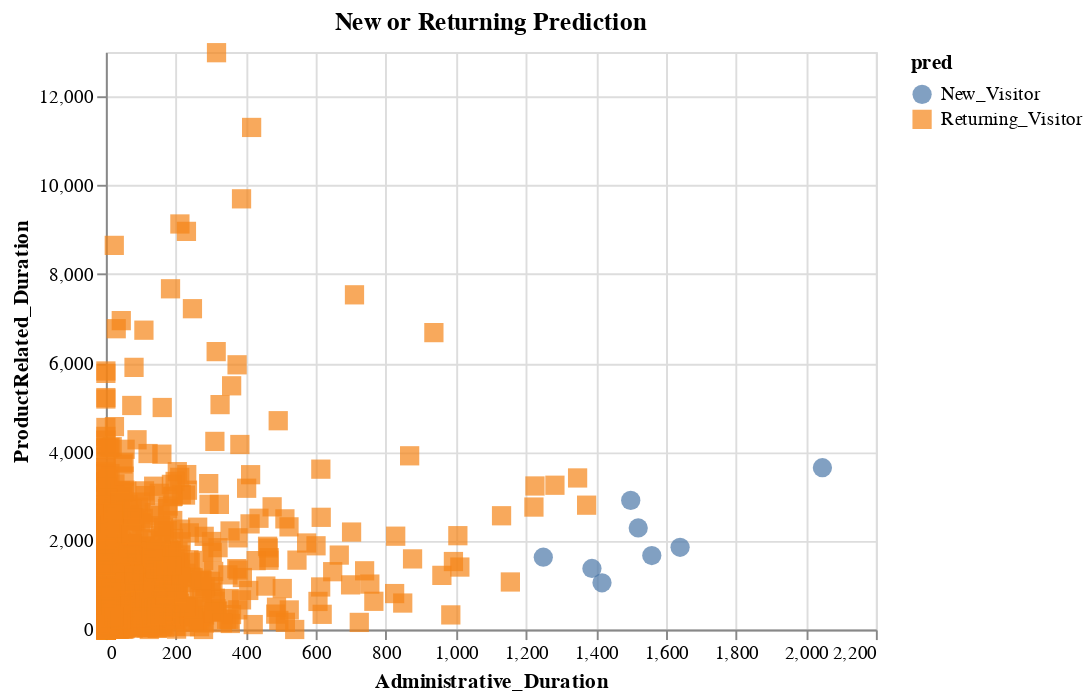

Source (notebook cell):
### Code cell
c6 = alt.Chart(df_5).mark_point(filled=True,size=100).encode(
    x=alt.X(cols[0]),
    y=alt.Y(cols[1]),
    color="pred",
    shape="pred",
    tooltip=["VisitorType","pred"]
).properties(title="New or Returning Prediction")
c6

### Figure 1 — Vega-Lite specification as saved in the notebook (floating-point values rounded to 4 significant figures; data arrays with more than 128 entries replaced by an {"elided": "..."} marker saying what was removed)
{"config": {"view": {"continuousWidth": 400, "continuousHeight": 300}}, "data": {"name": "data-c1ed87d98013a1622c474b3afc2047d3"}, "mark": {"type": "point", "filled": true, "size": 100}, "encoding": {"color": {"field": "pred", "type": "nominal"}, "shape": {"field": "pred", "type": "nominal"}, "tooltip": [{"field": "VisitorType", "type": "nominal"}, {"field": "pred", "type": "nominal"}], "x": {"field": "Administrative_Duration", "type": "quantitative"}, "y": {"field": "ProductRelated_Duration", "type": "quantitative"}}, "title": "New or Returning Prediction", "$schema": "https://vega.github.io/schema/vega-lite/v4.17.0.json", "datasets": {"data-c1ed87d98013a1622c474b3afc2047d3": {"elided": "2000 records"}}}
